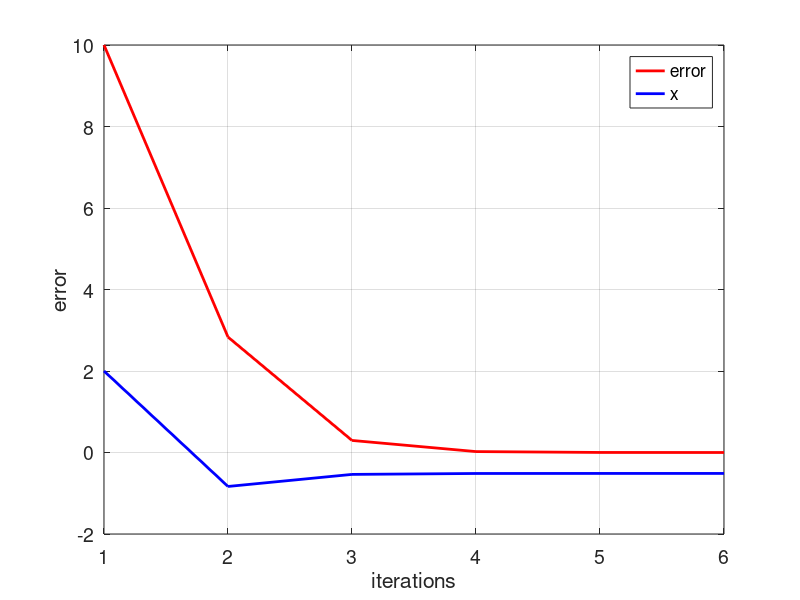

This chart was generated by the following MATLAB code:
init_value = 2
i= 1;
e(i) =10;

while (e(i) > 0.001)
    if(i == 1)
        x(i) = init_value;
        
    end
    g(i)=5/((x(i)^2)-10) 
i= i+1;

x(i)= g(i-1);
e(i)= abs(x(i-1)-x(i));

if (e(i) > 50);
    break;
    
end
end

tamanio = size (e)
ite = 1:1:tamanio (2);

figure ('DefaultAxesFontsize', 14)
set (gcf, 'color','white');
plot(ite,e,'color',[1 0 0],'LineWidth', 2);
grid on
hold on
plot(ite,x,'color', [0 0 1], 'LineWidth', 2);
xlabel('iterations')
ylabel('error')
legend('error','x')